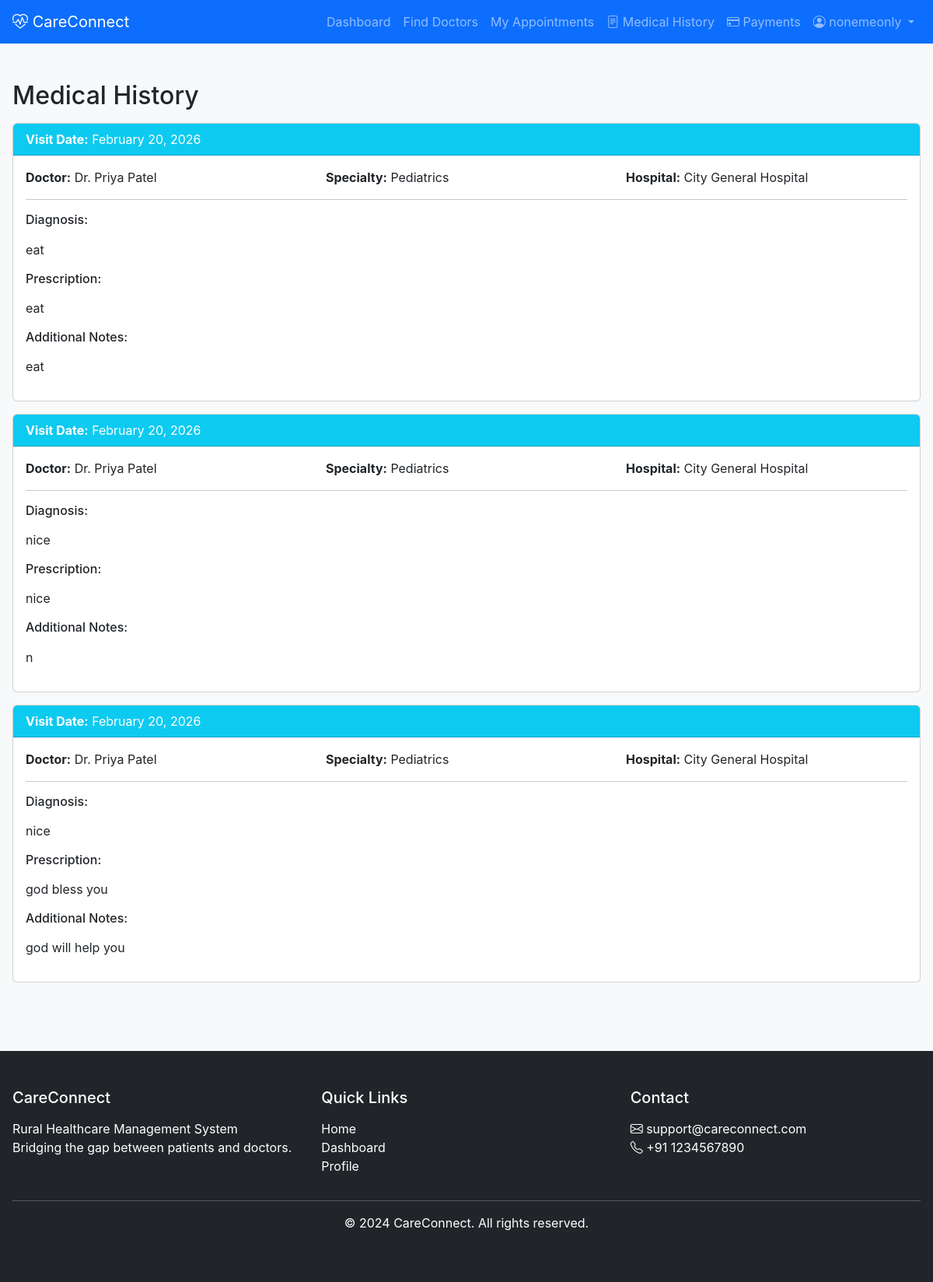
Page /patient/medical-history/ (signed in) on the committed database.
### patient/models.py (models this page shows, shortened)
class MedicalRecord(models.Model):
    patient = models.ForeignKey(User, on_delete=models.CASCADE, related_name='medical_records')
    doctor = models.ForeignKey(Doctor, on_delete=models.SET_NULL, null=True)
    diagnosis = models.TextField()
    prescription = models.TextField()
    notes = models.TextField(blank=True)
    created_at = models.DateTimeField(auto_now_add=True)
    appointment = models.ForeignKey(Appointment, on_delete=models.SET_NULL, null=True, blank=True)
    class Meta:
        ordering = ['-created_at']

class Doctor(models.Model):
    user = models.OneToOneField(User, on_delete=models.CASCADE, related_name='doctor_profile')
    specialty = models.CharField(max_length=100)
    hospital = models.ForeignKey(Hospital, on_delete=models.SET_NULL, null=True)
    qualification = models.CharField(max_length=200)
    experience_years = models.IntegerField(default=0)
    consultation_fee = models.DecimalField(max_digits=10, decimal_places=2, default=0)
    is_verified = models.BooleanField(default=False)
    is_available = models.BooleanField(default=True)

### accounts/models.py (models this page shows, shortened)
class Hospital(models.Model):
    name = models.CharField(max_length=200)
    address = models.TextField()
    city = models.CharField(max_length=100)
    state = models.CharField(max_length=100)
    pincode = models.CharField(max_length=10)
    phone = models.CharField(max_length=15)
    email = models.EmailField()
    is_active = models.BooleanField(default=True)
    created_at = models.DateTimeField(auto_now_add=True)

### patient/views.py (the view)
# urls.py: path('medical-history/', views.medical_history, name='medical_history'),
@login_required
@patient_required
def medical_history(request):
    records = MedicalRecord.objects.filter(
        patient=request.user
    ).select_related('doctor', 'doctor__user', 'appointment').order_by('-created_at')
    context = {
        'records': records,
        'total_records': records.count(),
    }
    return render(request, 'patient/medical_history.html', context)

### patient/templates/patient/medical_history.html
{% extends 'base.html' %}
{% block content %}
<div class="container mt-4">
    <h2>Medical History</h2>
    <div class="row">
        {% for record in records %}
            <div class="col-md-12 mb-3">
                <div class="card">
                    <div class="card-header bg-info text-white">
                        <strong>Visit Date:</strong> {{ record.created_at|date:"F j, Y" }}
                    </div>
                    <div class="card-body">
                        <div class="row">
                            <div class="col-md-4">
                                <strong>Doctor:</strong> Dr. {{ record.doctor.user.get_full_name }}
                            </div>
                            <div class="col-md-4">
                                <strong>Specialty:</strong> {{ record.doctor.specialty }}
                            </div>
                            <div class="col-md-4">
                                <strong>Hospital:</strong> {{ record.doctor.hospital.name }}
                            </div>
                        </div>
                        <hr>
                        <div class="row mt-3">
                            <div class="col-md-12">
                                <h6>Diagnosis:</h6>
                                <p>{{ record.diagnosis }}</p>
                            </div>
                        </div>
                        <div class="row">
                            <div class="col-md-12">
                                <h6>Prescription:</h6>
                                <p>{{ record.prescription|linebreaks }}</p>
                            </div>
                        </div>
                        {% if record.notes %}
                            <div class="row">
                                <div class="col-md-12">
                                    <h6>Additional Notes:</h6>
                                    <p>{{ record.notes }}</p>
                                </div>
                            </div>
                        {% endif %}
                    </div>
                </div>
            </div>
        {% empty %}
            <div class="col-12">
                <p class="text-muted">No medical records found.</p>
            </div>
        {% endfor %}
    </div>
</div>
{% endblock %}

### templates/navbar.html (shortened to what this page needs)
<nav class="navbar navbar-expand-lg navbar-dark bg-primary">
    <div class="container">
        <a class="navbar-brand" href="{% url 'index' %}">
            <i class="bi bi-heart-pulse"></i> CareConnect
        </a>
        <div class="collapse navbar-collapse" id="navbarNav">
            <ul class="navbar-nav ms-auto">
                {% if user.is_authenticated %}
                    {% if user.profile.role == 'patient' %}
                        <li class="nav-item">
                            <a class="nav-link" href="{% url 'patient_dashboard' %}">Dashboard</a>
                        </li>
                        <li class="nav-item">
                            <a class="nav-link" href="{% url 'search_doctors' %}">Find Doctors</a>
                        </li>
                        <li class="nav-item">
                            <a class="nav-link" href="{% url 'my_appointments' %}">My Appointments</a>
                        </li>
                        <li class="nav-item">
                            <a class="nav-link" href="{% url 'medical_history' %}">
                                <i class="bi bi-file-text"></i> Medical History
                            </a>
                        </li>
                        <li class="nav-item">
                            <a class="nav-link" href="{% url 'payment_history' %}">
                                <i class="bi bi-credit-card"></i> Payments
                            </a>
                        </li>
                    {% endif %}
                    <li class="nav-item dropdown">
                        <a class="nav-link dropdown-toggle" href="#" id="navbarDropdown" role="button" data-bs-toggle="dropdown">
                            <i class="bi bi-person-circle"></i> {{ user.username }}
                        </a>
                    </li>
                {% endif %}
            </ul>
        </div>
    </div>
</nav>

### static/css/style.css (style rules this page uses)
:root { --primary-color: #0d6efd; --primary-dark: #0b5ed7; --secondary-color: #6c757d; --success-color: #198754; --success-dark: #157347; --danger-color: #dc3545; --danger-dark: #bb2d3b; --warning-color: #ffc107; --warning-dark: #ffca2c; --info-color: #0dcaf0; --info-dark: #31d2f2; --light-color: #f8f9fa; --dark-color: #212529; --white: #ffffff; --gray-100: #f8f9fa; --gray-200: #e9ecef; --gray-300: #dee2e6; --gray-400: #ced4da; --gray-500: #adb5bd; --gray-600: #6c757d; --gray-700: #495057; --gray-800: #343a40; --gray-900: #212529; --spacing-1: 0.25rem; --spacing-2: 0.5rem; --spacing-3: 1rem; --spacing-4: 1.5rem; --spacing-5: 3rem; --border-radius-sm: 0.25rem; --border-radius: 0.375rem; --border-radius-lg: 0.5rem; --border-radius-xl: 1rem; --shadow-sm: 0 1px 2px rgba(0,0,0,0.05); --shadow: 0 4px 6px rgba(0,0,0,0.1); --shadow-lg: 0 10px 15px rgba(0,0,0,0.1); --shadow-xl: 0 20px 25px rgba(0,0,0,0.1); }
* { margin: 0; padding: 0; box-sizing: border-box; }
body { font-family: -apple-system, BlinkMacSystemFont, 'Segoe UI', Roboto, 'Helvetica Neue', Arial, sans-serif; font-size: 1rem; font-weight: 400; line-height: 1.5; color: var(--gray-900); background-color: var(--gray-100); min-height: 100vh; display: flex; flex-direction: column; }
.container { width: 100%; max-width: 1200px; margin: 0 auto; padding: 0 var(--spacing-3); }
h1, h2, h3, h4, h5, h6 { margin-bottom: var(--spacing-3); font-weight: 500; line-height: 1.2; }
h2 { font-size: 2rem; }
h6 { font-size: 1rem; }
.mt-3 { margin-top: var(--spacing-3); }
.mt-4 { margin-top: var(--spacing-4); }
.mb-3 { margin-bottom: var(--spacing-3); }

### rows in the picture
MedicalRecord: created_at "February 20, 2026", doctor.user.get_full_name "Priya Patel", doctor.specialty "Pediatrics", doctor.hospital.name "City General Hospital", diagnosis "eat", prescription "eat", notes "eat"
MedicalRecord: created_at "February 20, 2026", doctor.user.get_full_name "Priya Patel", doctor.specialty "Pediatrics", doctor.hospital.name "City General Hospital", diagnosis "nice", prescription "nice", notes "n"
MedicalRecord: created_at "February 20, 2026", doctor.user.get_full_name "Priya Patel", doctor.specialty "Pediatrics", doctor.hospital.name "City General Hospital", diagnosis "nice", prescription "god bless you", notes "god will help you"

### other values in the picture
{{ user.username }} "nonemeonly"
